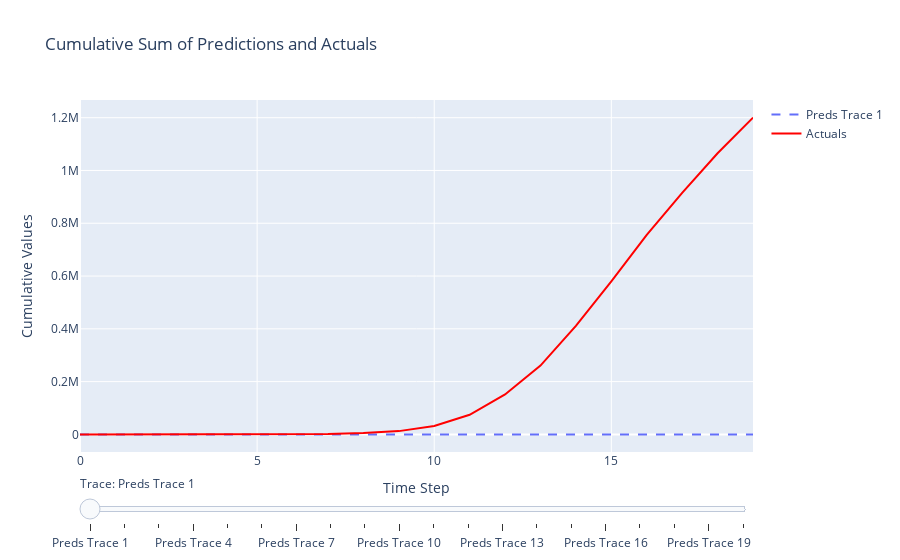

Notebook source saved alongside this figure:
### Code cell
fig3.show()

### Figure 1 — Plotly figure (JSON) as saved in the notebook; plotly's stock layout.template omitted (floating-point values rounded to 4 significant figures)
{"data": [{"line": {"dash": "dash"}, "mode": "lines", "name": "Preds Trace 1", "type": "scatter", "visible": true, "x": [0, 1, 2, 3, 4, 5, 6, 7, 8, 9, 10, 11, 12, 13, 14, 15, 16, 17, 18, 19], "y": [0.0, 0.0, 0.0, 0.0, 0.0, 0.0, 0.0, 0.0, 0.0, 0.0, 0.0, 0.0, 0.0, 0.0, 0.0, 0.0, 0.0, 0.0, 0.0, 0.0]}, {"line": {"dash": "dash"}, "mode": "lines", "name": "Preds Trace 2", "type": "scatter", "visible": false, "x": [0, 1, 2, 3, 4, 5, 6, 7, 8, 9, 10, 11, 12, 13, 14, 15, 16, 17, 18, 19], "y": [0.0, 0.0, 0.0, 0.0, 0.0, 0.0, 0.0, 0.0, 0.0, 0.0, 0.0, 0.0, 0.0, 0.0, 0.0, 0.0, 0.0, 0.0, 0.0, 0.0]}, {"line": {"dash": "dash"}, "mode": "lines", "name": "Preds Trace 3", "type": "scatter", "visible": false, "x": [0, 1, 2, 3, 4, 5, 6, 7, 8, 9, 10, 11, 12, 13, 14, 15, 16, 17, 18, 19], "y": [0.0, 0.0, 0.0, 0.0, 0.0, 0.0, 0.0, 0.0, 0.0, 0.0, 0.0, 0.0, 0.0, 0.0, 0.0, 0.0, 0.0, 0.0, 0.0, 0.0]}, {"line": {"dash": "dash"}, "mode": "lines", "name": "Preds Trace 4", "type": "scatter", "visible": false, "x": [0, 1, 2, 3, 4, 5, 6, 7, 8, 9, 10, 11, 12, 13, 14, 15, 16, 17, 18, 19], "y": [0.0, 0.0, 0.0, 0.0, 0.0, 0.0, 0.0, 0.0, 0.0, 0.0, 0.0, 0.0, 0.0, 0.0, 0.0, 0.0, 0.0, 0.0, 0.0, 0.0]}, {"line": {"dash": "dash"}, "mode": "lines", "name": "Preds Trace 5", "type": "scatter", "visible": false, "x": [0, 1, 2, 3, 4, 5, 6, 7, 8, 9, 10, 11, 12, 13, 14, 15, 16, 17, 18, 19], "y": [0.0, 0.0, 0.0, 0.0, 0.0, 0.0, 0.0, 0.0, 0.0, 0.0, 0.0, 0.0, 0.0, 0.0, 0.0, 0.0, 0.0, 0.0, 0.0, 0.0]}, {"line": {"dash": "dash"}, "mode": "lines", "name": "Preds Trace 6", "type": "scatter", "visible": false, "x": [0, 1, 2, 3, 4, 5, 6, 7, 8, 9, 10, 11, 12, 13, 14, 15, 16, 17, 18, 19], "y": [0.0, 0.0, 0.0, 0.0, 0.0, 27.59, 362.1, 649.9, 1518.0, 7603.0, 20400.0, 35280.0, 49900.0, 64730.0, 80750.0, 95160.0, 109300.0, 125200.0, 139000.0, 150300.0]}, {"line": {"dash": "dash"}, "mode": "lines", "name": "Preds Trace 7", "type": "scatter", "visible": false, "x": [0, 1, 2, 3, 4, 5, 6, 7, 8, 9, 10, 11, 12, 13, 14, 15, 16, 17, 18, 19], "y": [0.0, 0.0, 0.0, 0.0, 0.0, 114.0, 450.1, 738.2, 1606.0, 7700.0, 20510.0, 35420.0, 50060.0, 64910.0, 80950.0, 95390.0, 109600.0, 125500.0, 139300.0, 150600.0]}, {"line": {"dash": "dash"}, "mode": "lines", "name": "Preds Trace 8", "type": "scatter", "visible": false, "x": [0, 1, 2, 3, 4, 5, 6, 7, 8, 9, 10, 11, 12, 13, 14, 15, 16, 17, 18, 19], "y": [0.0, 0.0, 0.0, 0.0, 0.0, 114.0, 762.7, 1051.0, 1919.0, 8015.0, 20830.0, 35740.0, 50380.0, 65240.0, 81290.0, 95730.0, 109900.0, 125800.0, 139700.0, 150900.0]}, {"line": {"dash": "dash"}, "mode": "lines", "name": "Preds Trace 9", "type": "scatter", "visible": false, "x": [0, 1, 2, 3, 4, 5, 6, 7, 8, 9, 10, 11, 12, 13, 14, 15, 16, 17, 18, 19], "y": [0.0, 0.0, 0.0, 0.0, 0.0, 114.0, 762.7, 1983.0, 2851.0, 8947.0, 21760.0, 36670.0, 51320.0, 66180.0, 82230.0, 96670.0, 110900.0, 126800.0, 140600.0, 151900.0]}, {"line": {"dash": "dash"}, "mode": "lines", "name": "Preds Trace 10", "type": "scatter", "visible": false, "x": [0, 1, 2, 3, 4, 5, 6, 7, 8, 9, 10, 11, 12, 13, 14, 15, 16, 17, 18, 19], "y": [0.0, 0.0, 0.0, 0.0, 0.0, 114.0, 762.7, 1983.0, 5662.0, 11760.0, 24580.0, 39490.0, 54140.0, 69010.0, 85050.0, 99500.0, 113700.0, 129600.0, 143500.0, 154700.0]}, {"line": {"dash": "dash"}, "mode": "lines", "name": "Preds Trace 11", "type": "scatter", "visible": false, "x": [0, 1, 2, 3, 4, 5, 6, 7, 8, 9, 10, 11, 12, 13, 14, 15, 16, 17, 18, 19], "y": [0.0, 0.0, 0.0, 0.0, 0.0, 114.0, 762.7, 1983.0, 5662.0, 12410.0, 25240.0, 40160.0, 54820.0, 69690.0, 85740.0, 100200.0, 114400.0, 130300.0, 144200.0, 155500.0]}, {"line": {"dash": "dash"}, "mode": "lines", "name": "Preds Trace 12", "type": "scatter", "visible": false, "x": [0, 1, 2, 3, 4, 5, 6, 7, 8, 9, 10, 11, 12, 13, 14, 15, 16, 17, 18, 19], "y": [0.0, 0.0, 0.0, 0.0, 0.0, 114.0, 762.7, 1983.0, 5662.0, 12410.0, 31900.0, 46840.0, 61510.0, 76390.0, 92460.0, 106900.0, 121100.0, 137100.0, 151000.0, 162200.0]}, {"line": {"dash": "dash"}, "mode": "lines", "name": "Preds Trace 13", "type": "scatter", "visible": false, "x": [0, 1, 2, 3, 4, 5, 6, 7, 8, 9, 10, 11, 12, 13, 14, 15, 16, 17, 18, 19], "y": [0.0, 0.0, 0.0, 0.0, 0.0, 114.0, 762.7, 1983.0, 5662.0, 12410.0, 31900.0, 74220.0, 88900.0, 103800.0, 119900.0, 134400.0, 148600.0, 164500.0, 178400.0, 189700.0]}, {"line": {"dash": "dash"}, "mode": "lines", "name": "Preds Trace 14", "type": "scatter", "visible": false, "x": [0, 1, 2, 3, 4, 5, 6, 7, 8, 9, 10, 11, 12, 13, 14, 15, 16, 17, 18, 19], "y": [0.0, 0.0, 0.0, 0.0, 0.0, 114.0, 762.7, 1983.0, 5662.0, 12410.0, 31900.0, 74220.0, 151400.0, 166300.0, 182400.0, 196900.0, 211100.0, 227100.0, 241000.0, 252200.0]}, {"line": {"dash": "dash"}, "mode": "lines", "name": "Preds Trace 15", "type": "scatter", "visible": false, "x": [0, 1, 2, 3, 4, 5, 6, 7, 8, 9, 10, 11, 12, 13, 14, 15, 16, 17, 18, 19], "y": [0.0, 0.0, 0.0, 0.0, 0.0, 114.0, 762.7, 1983.0, 5662.0, 12410.0, 31900.0, 74220.0, 151400.0, 260800.0, 276900.0, 291400.0, 305700.0, 321700.0, 335600.0, 346900.0]}, {"line": {"dash": "dash"}, "mode": "lines", "name": "Preds Trace 16", "type": "scatter", "visible": false, "x": [0, 1, 2, 3, 4, 5, 6, 7, 8, 9, 10, 11, 12, 13, 14, 15, 16, 17, 18, 19], "y": [0.0, 0.0, 0.0, 0.0, 0.0, 114.0, 762.7, 1983.0, 5662.0, 12410.0, 31900.0, 74220.0, 151400.0, 260800.0, 411100.0, 425600.0, 439800.0, 455800.0, 469700.0, 481000.0]}, {"line": {"dash": "dash"}, "mode": "lines", "name": "Preds Trace 17", "type": "scatter", "visible": false, "x": [0, 1, 2, 3, 4, 5, 6, 7, 8, 9, 10, 11, 12, 13, 14, 15, 16, 17, 18, 19], "y": [0.0, 0.0, 0.0, 0.0, 0.0, 114.0, 762.7, 1983.0, 5662.0, 12410.0, 31900.0, 74220.0, 151400.0, 260800.0, 411100.0, 579900.0, 594200.0, 610200.0, 624100.0, 635400.0]}, {"line": {"dash": "dash"}, "mode": "lines", "name": "Preds Trace 18", "type": "scatter", "visible": false, "x": [0, 1, 2, 3, 4, 5, 6, 7, 8, 9, 10, 11, 12, 13, 14, 15, 16, 17, 18, 19], "y": [0.0, 0.0, 0.0, 0.0, 0.0, 114.0, 762.7, 1983.0, 5662.0, 12410.0, 31900.0, 74220.0, 151400.0, 260800.0, 411100.0, 579900.0, 756300.0, 772300.0, 786200.0, 797500.0]}, {"line": {"dash": "dash"}, "mode": "lines", "name": "Preds Trace 19", "type": "scatter", "visible": false, "x": [0, 1, 2, 3, 4, 5, 6, 7, 8, 9, 10, 11, 12, 13, 14, 15, 16, 17, 18, 19], "y": [0.0, 0.0, 0.0, 0.0, 0.0, 114.0, 762.7, 1983.0, 5662.0, 12410.0, 31900.0, 74220.0, 151400.0, 260800.0, 411100.0, 579900.0, 756300.0, 915100.0, 929000.0, 940300.0]}, {"line": {"dash": "dash"}, "mode": "lines", "name": "Preds Trace 20", "type": "scatter", "visible": false, "x": [0, 1, 2, 3, 4, 5, 6, 7, 8, 9, 10, 11, 12, 13, 14, 15, 16, 17, 18, 19], "y": [0.0, 0.0, 0.0, 0.0, 0.0, 114.0, 762.7, 1983.0, 5662.0, 12410.0, 31900.0, 74220.0, 151400.0, 260800.0, 411100.0, 579900.0, 756300.0, 915100.0, 1065000.0, 1076000.0]}, {"line": {"color": "red", "dash": "solid"}, "mode": "lines", "name": "Actuals", "type": "scatter", "x": [0, 1, 2, 3, 4, 5, 6, 7, 8, 9, 10, 11, 12, 13, 14, 15, 16, 17, 18, 19], "y": [0.0, 0.0, 0.0, 0.0, 0.0, 114.0, 762.7, 1983.0, 5662.0, 12410.0, 31900.0, 74220.0, 151400.0, 260800.0, 411100.0, 579900.0, 756300.0, 915100.0, 1065000.0, 1200000.0]}], "layout": {"sliders": [{"active": 0, "currentvalue": {"prefix": "Trace: "}, "pad": {"t": 20}, "steps": [{"args": [{"visible": [true, false, false, false, false, false, false, false, false, false, false, false, false, false, false, false, false, false, false, false, true]}], "label": "Preds Trace 1", "method": "update"}, {"args": [{"visible": [false, true, false, false, false, false, false, false, false, false, false, false, false, false, false, false, false, false, false, false, true]}], "label": "Preds Trace 2", "method": "update"}, {"args": [{"visible": [false, false, true, false, false, false, false, false, false, false, false, false, false, false, false, false, false, false, false, false, true]}], "label": "Preds Trace 3", "method": "update"}, {"args": [{"visible": [false, false, false, true, false, false, false, false, false, false, false, false, false, false, false, false, false, false, false, false, true]}], "label": "Preds Trace 4", "method": "update"}, {"args": [{"visible": [false, false, false, false, true, false, false, false, false, false, false, false, false, false, false, false, false, false, false, false, true]}], "label": "Preds Trace 5", "method": "update"}, {"args": [{"visible": [false, false, false, false, false, true, false, false, false, false, false, false, false, false, false, false, false, false, false, false, true]}], "label": "Preds Trace 6", "method": "update"}, {"args": [{"visible": [false, false, false, false, false, false, true, false, false, false, false, false, false, false, false, false, false, false, false, false, true]}], "label": "Preds Trace 7", "method": "update"}, {"args": [{"visible": [false, false, false, false, false, false, false, true, false, false, false, false, false, false, false, false, false, false, false, false, true]}], "label": "Preds Trace 8", "method": "update"}, {"args": [{"visible": [false, false, false, false, false, false, false, false, true, false, false, false, false, false, false, false, false, false, false, false, true]}], "label": "Preds Trace 9", "method": "update"}, {"args": [{"visible": [false, false, false, false, false, false, false, false, false, true, false, false, false, false, false, false, false, false, false, false, true]}], "label": "Preds Trace 10", "method": "update"}, {"args": [{"visible": [false, false, false, false, false, false, false, false, false, false, true, false, false, false, false, false, false, false, false, false, true]}], "label": "Preds Trace 11", "method": "update"}, {"args": [{"visible": [false, false, false, false, false, false, false, false, false, false, false, true, false, false, false, false, false, false, false, false, true]}], "label": "Preds Trace 12", "method": "update"}, {"args": [{"visible": [false, false, false, false, false, false, false, false, false, false, false, false, true, false, false, false, false, false, false, false, true]}], "label": "Preds Trace 13", "method": "update"}, {"args": [{"visible": [false, false, false, false, false, false, false, false, false, false, false, false, false, true, false, false, false, false, false, false, true]}], "label": "Preds Trace 14", "method": "update"}, {"args": [{"visible": [false, false, false, false, false, false, false, false, false, false, false, false, false, false, true, false, false, false, false, false, true]}], "label": "Preds Trace 15", "method": "update"}, {"args": [{"visible": [false, false, false, false, false, false, false, false, false, false, false, false, false, false, false, true, false, false, false, false, true]}], "label": "Preds Trace 16", "method": "update"}, {"args": [{"visible": [false, false, false, false, false, false, false, false, false, false, false, false, false, false, false, false, true, false, false, false, true]}], "label": "Preds Trace 17", "method": "update"}, {"args": [{"visible": [false, false, false, false, false, false, false, false, false, false, false, false, false, false, false, false, false, true, false, false, true]}], "label": "Preds Trace 18", "method": "update"}, {"args": [{"visible": [false, false, false, false, false, false, false, false, false, false, false, false, false, false, false, false, false, false, true, false, true]}], "label": "Preds Trace 19", "method": "update"}, {"args": [{"visible": [false, false, false, false, false, false, false, false, false, false, false, false, false, false, false, false, false, false, false, true, true]}], "label": "Preds Trace 20", "method": "update"}]}], "title": {"text": "Cumulative Sum of Predictions and Actuals"}, "xaxis": {"title": {"text": "Time Step"}}, "yaxis": {"title": {"text": "Cumulative Values"}}}}
